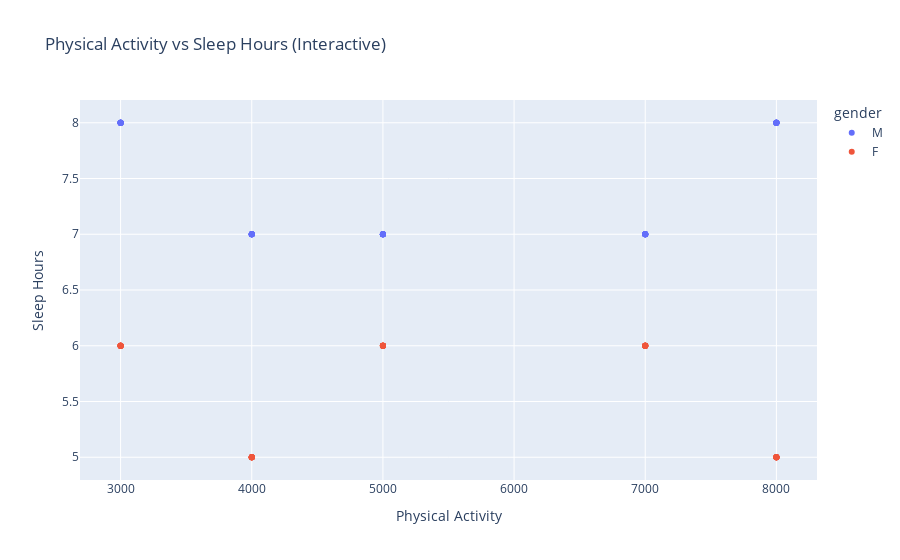

Notebook code cell kept with this figure:
### Code cell
# Scatter plot: Physical Activity vs Sleep Hours, colored by gender (interactive)
fig3 = px.scatter(df, x='physical_activity', y='sleep_hours', color='gender',
                  title='Physical Activity vs Sleep Hours (Interactive)',
                  labels={'physical_activity': 'Physical Activity', 'sleep_hours': 'Sleep Hours'})
fig3.show()

### Figure 1 — Plotly figure (JSON) as saved in the notebook; plotly's stock layout.template omitted (floating-point values rounded to 4 significant figures)
{"data": [{"hovertemplate": "gender=M<br>Physical Activity=%{x}<br>Sleep Hours=%{y}<extra></extra>", "legendgroup": "M", "marker": {"color": "#636efa", "symbol": "circle"}, "mode": "markers", "name": "M", "orientation": "v", "showlegend": true, "type": "scatter", "x": [5000, 3000, 4000, 7000, 8000, 5000, 3000, 4000, 7000, 8000, 5000, 3000, 4000, 7000, 8000, 5000, 3000, 4000, 7000, 8000, 5000, 3000, 4000, 7000, 8000, 5000, 3000, 4000, 7000, 8000, 5000, 3000, 4000, 7000, 8000, 5000, 3000, 4000, 7000, 8000, 5000, 3000, 4000, 7000, 8000, 5000, 3000, 4000, 7000, 8000], "xaxis": "x", "y": [7, 8, 7, 7, 8, 7, 8, 7, 7, 8, 7, 8, 7, 7, 8, 7, 8, 7, 7, 8, 7, 8, 7, 7, 8, 7, 8, 7, 7, 8, 7, 8, 7, 7, 8, 7, 8, 7, 7, 8, 7, 8, 7, 7, 8, 7, 8, 7, 7, 8], "yaxis": "y"}, {"hovertemplate": "gender=F<br>Physical Activity=%{x}<br>Sleep Hours=%{y}<extra></extra>", "legendgroup": "F", "marker": {"color": "#EF553B", "symbol": "circle"}, "mode": "markers", "name": "F", "orientation": "v", "showlegend": true, "type": "scatter", "x": [7000, 8000, 5000, 3000, 4000, 7000, 8000, 5000, 3000, 4000, 7000, 8000, 5000, 3000, 4000, 7000, 8000, 5000, 3000, 4000, 7000, 8000, 5000, 3000, 4000, 7000, 8000, 5000, 3000, 4000, 7000, 8000, 5000, 3000, 4000, 7000, 8000, 5000, 3000, 4000, 7000, 8000, 5000, 3000, 4000, 7000, 8000, 5000, 3000, 4000], "xaxis": "x", "y": [6, 5, 6, 6, 5, 6, 5, 6, 6, 5, 6, 5, 6, 6, 5, 6, 5, 6, 6, 5, 6, 5, 6, 6, 5, 6, 5, 6, 6, 5, 6, 5, 6, 6, 5, 6, 5, 6, 6, 5, 6, 5, 6, 6, 5, 6, 5, 6, 6, 5], "yaxis": "y"}], "layout": {"legend": {"title": {"text": "gender"}, "tracegroupgap": 0}, "title": {"text": "Physical Activity vs Sleep Hours (Interactive)"}, "xaxis": {"anchor": "y", "domain": [0, 1], "title": {"text": "Physical Activity"}}, "yaxis": {"anchor": "x", "domain": [0, 1], "title": {"text": "Sleep Hours"}}}}
